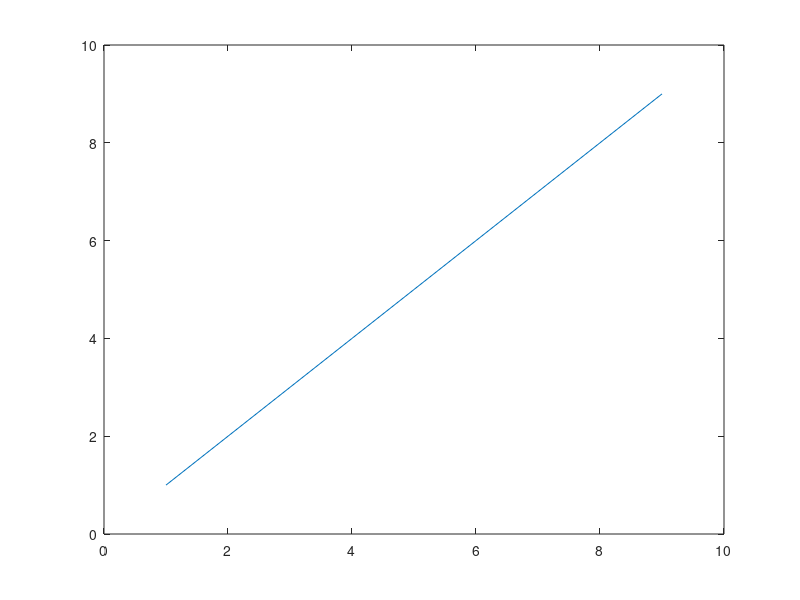

MATLAB code for this plot:
%test file to ensure git linux compatibility is good through matlab

%let's just type some stuff

x = [1:9];

xmean = mean(x);

xstd = std(x);

plot(x)